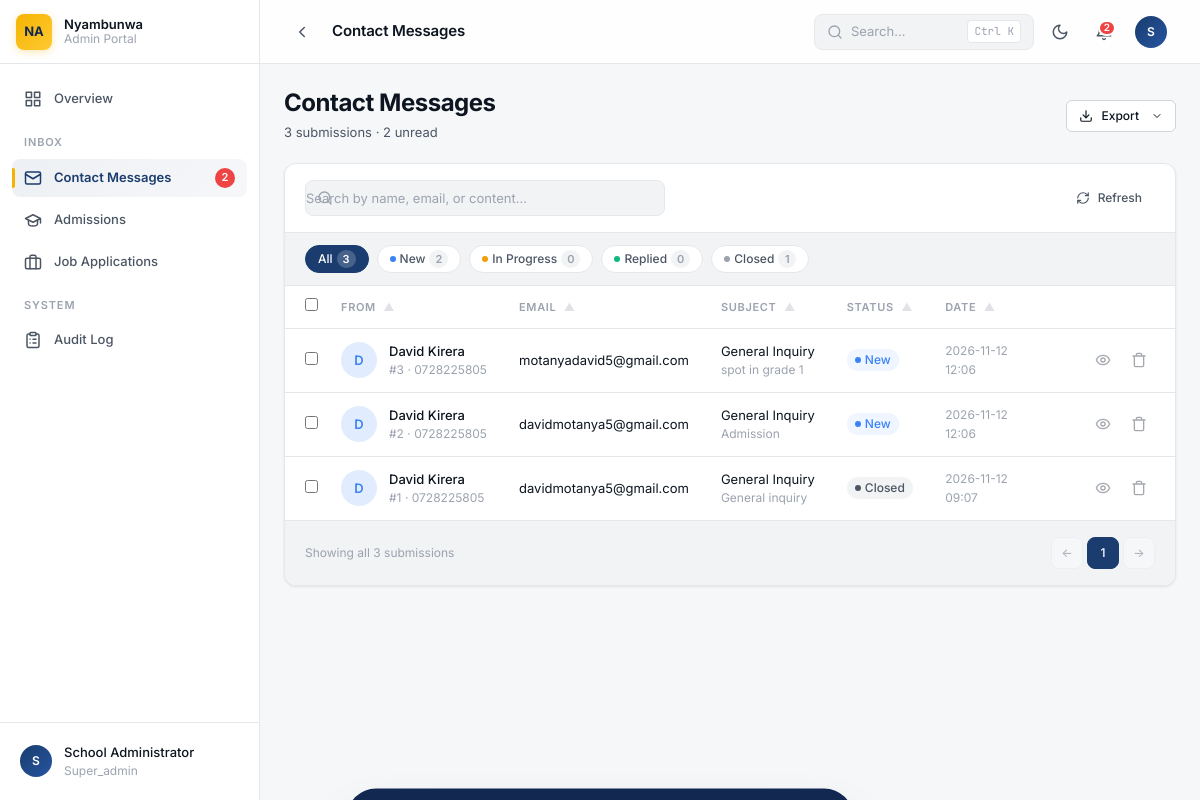
The page /admin/contacts (signed in) on the database its author committed.
### tables this page shows
CREATE TABLE contacts (
            id INTEGER PRIMARY KEY AUTOINCREMENT,
            name TEXT NOT NULL,
            email TEXT NOT NULL,
            phone TEXT,
            subject TEXT,
            message TEXT NOT NULL,
            status TEXT DEFAULT 'New',
            notes TEXT,
            created_at TIMESTAMP DEFAULT CURRENT_TIMESTAMP,
            updated_at TIMESTAMP DEFAULT CURRENT_TIMESTAMP
        );

### app.py (the view)
@app.route('/admin/<submission_type>')
@login_required
def view_submissions(submission_type):
    if submission_type not in ['contacts', 'admissions', 'careers']:
        return redirect(url_for('dashboard'))
    status_filter = request.args.get('status', 'All')
    submissions = get_all_submissions(submission_type, status_filter)
    stats = get_stats()
    type_labels = {
        'contacts': 'Contact Messages',
        'admissions': 'Admissions',
        'careers': 'Job Applications'
    }
    return render_template('admin/inbox.html',
                         stats=stats,
                         submissions=submissions,
                         submission_type=submission_type,
                         type_label=type_labels[submission_type],
                         current_filter=status_filter)

### templates/admin/inbox.html (shortened to what this page needs)
{% extends "admin/base.html" %}
{% block page_title %}{{ type_label }}{% endblock %}
{% block extra_head %}
<link rel="stylesheet" href="{{ url_for('static', filename='css/admin/tables.css') }}">
{% endblock %}
{% block content %}
{% set total = submissions|length %}
{% set new_count = submissions|selectattr('status', 'equalto', 'New')|list|length %}
{% set in_progress_count = submissions|selectattr('status', 'equalto', 'In Progress')|list|length %}
{% set replied_count = submissions|selectattr('status', 'equalto', 'Replied')|list|length %}
{% set closed_count = submissions|selectattr('status', 'equalto', 'Closed')|list|length %}
<div class="page-header flex items-center justify-between" style="flex-wrap: wrap; gap: 1rem; margin-bottom: var(--space-5);">
    <div>
        <h1 class="page-title">{{ type_label }}</h1>
        <p class="page-subtitle">
            {% if total > 0 %}
                {{ total }} submission{{ '' if total == 1 else 's' }}
                {% if new_count > 0 %}&middot; {{ new_count }} unread{% endif %}
            {% else %}
                No submissions yet
            {% endif %}
        </p>
    </div>
    <div style="position: relative;">
        <button class="btn btn-secondary btn-sm" data-dropdown-trigger="export-dropdown">
            <svg width="14" height="14" viewBox="0 0 24 24" fill="none" stroke="currentColor" stroke-width="2" stroke-linecap="round" stroke-linejoin="round">
                <path d="M21 15v4a2 2 0 0 1-2 2H5a2 2 0 0 1-2-2v-4"/>
                <polyline points="7 10 12 15 17 10"/>
                <line x1="12" y1="15" x2="12" y2="3"/>
            </svg>
            Export
            <svg width="12" height="12" viewBox="0 0 24 24" fill="none" stroke="currentColor" stroke-width="2" stroke-linecap="round" stroke-linejoin="round" style="margin-left:4px;"><path d="m6 9 6 6 6-6"/></svg>
        </button>
    </div>
</div>
<div class="table-container">
    <div class="table-toolbar">
        <div class="table-toolbar__search">
            <input type="text" id="table-search" placeholder="Search by name, email, or content...">
        </div>
        <div class="table-toolbar__actions">
            <button class="btn btn-ghost btn-sm" id="refresh-btn" title="Refresh">
                <svg width="14" height="14" viewBox="0 0 24 24" fill="none" stroke="currentColor" stroke-width="2" stroke-linecap="round" stroke-linejoin="round">
                    <path d="M3 12a9 9 0 0 1 9-9 9.75 9.75 0 0 1 6.74 2.74L21 8"/>
                    <path d="M21 3v5h-5"/>
                    <path d="M21 12a9 9 0 0 1-9 9 9.75 9.75 0 0 1-6.74-2.74L3 16"/>
                    <path d="M8 16H3v5"/>
                </svg>
                Refresh
            </button>
        </div>
    </div>
    <div class="filter-pills">
        <a href="?status=All" class="filter-pill {% if current_filter == 'All' or not current_filter %}is-active{% endif %}">
            All <span class="filter-pill__count">{{ total }}</span>
        </a>
        <a href="?status=New" class="filter-pill {% if current_filter == 'New' %}is-active{% endif %}">
            <span class="badge-dot" style="background: var(--color-info); width: 6px; height: 6px; border-radius: 50%;"></span>
            New <span class="filter-pill__count">{{ new_count }}</span>
        </a>
        <a href="?status=In Progress" class="filter-pill {% if current_filter == 'In Progress' %}is-active{% endif %}">
            <span class="badge-dot" style="background: var(--color-warning); width: 6px; height: 6px; border-radius: 50%;"></span>
            In Progress <span class="filter-pill__count">{{ in_progress_count }}</span>
        </a>
        <a href="?status=Replied" class="filter-pill {% if current_filter == 'Replied' %}is-active{% endif %}">
            <span class="badge-dot" style="background: var(--color-success); width: 6px; height: 6px; border-radius: 50%;"></span>
            Replied <span class="filter-pill__count">{{ replied_count }}</span>
        </a>
        <a href="?status=Closed" class="filter-pill {% if current_filter == 'Closed' %}is-active{% endif %}">
            <span class="badge-dot" style="background: var(--text-muted); width: 6px; height: 6px; border-radius: 50%;"></span>
            Closed <span class="filter-pill__count">{{ closed_count }}</span>
        </a>
    </div>
    {% if submissions %}
    <table class="data-table" id="inbox-table">
        <thead>
            <tr>
                <th class="col-checkbox">
                    <input type="checkbox" id="select-all" aria-label="Select all" title="Select all">
                </th>
                <th class="sortable" data-sort="name">
                    {% if submission_type == 'contacts' %}From{% elif submission_type == 'admissions' %}Parent{% else %}Applicant{% endif %}
                    <span class="sort-icon">▲</span>
                </th>
                <th class="col-email sortable" data-sort="email">
                    Email <span class="sort-icon">▲</span>
                </th>
                <th class="col-subject sortable" data-sort="subject">
                    {% if submission_type == 'contacts' %}Subject{% elif submission_type == 'admissions' %}Child / Grade{% else %}Position{% endif %}
                    <span class="sort-icon">▲</span>
                </th>
                <th class="sortable" data-sort="status">
                    Status <span class="sort-icon">▲</span>
                </th>
                <th class="col-date sortable" data-sort="created_at">
                    Date <span class="sort-icon">▲</span>
                </th>
                <th class="col-actions"></th>
            </tr>
        </thead>
        <tbody id="inbox-body">
            {% for s in submissions %}
            <tr data-id="{{ s.id }}" data-status="{{ s.status }}" class="inbox-row">
                <td class="col-checkbox">
                    <input type="checkbox" class="row-checkbox" value="{{ s.id }}" aria-label="Select submission #{{ s.id }}">
                </td>
                <td>
                    <div class="cell-person">
                        <div class="avatar avatar--{{ 'info' if submission_type == 'contacts' else ('warning' if submission_type == 'admissions' else 'success') }}">
                            {% set name = s.name if submission_type != 'admissions' else s.parent_name %}
                            {{ name[0]|upper if name else '?' }}
                        </div>
                        <div class="cell-person__content">
                            <div class="cell-person__name">{{ s.name if submission_type != 'admissions' else s.parent_name }}</div>
                            <div class="cell-person__meta">#{{ s.id }} &middot; {{ s.phone or 'No phone' }}</div>
                        </div>
                    </div>
                </td>
                <td class="col-email">
                    <div class="cell-person__name" style="font-weight: var(--font-regular);">{{ s.email }}</div>
                </td>
                <td class="col-subject">
                    <div class="cell-person__name" style="font-weight: var(--font-regular);">
                        {% if submission_type == 'contacts' %}
                            {{ s.subject or '—' }}
                        {% elif submission_type == 'admissions' %}
                            {{ s.child_name }} — {{ s.grade_applying }}
                        {% else %}
                            {{ s.position_applying or 'General Application' }}
                        {% endif %}
                    </div>
                    <div class="cell-person__meta">
                        {% if submission_type == 'contacts' %}
                            {{ s.message[:50] }}{% if s.message|length > 50 %}...{% endif %}
                        {% elif submission_type == 'admissions' %}
                            {{ (s.message or 'No additional notes')[:50] }}{% if s.message and s.message|length > 50 %}...{% endif %}
                        {% else %}
                            {{ s.cover_letter[:50] }}{% if s.cover_letter|length > 50 %}...{% endif %}
                        {% endif %}
                    </div>
                </td>
                <td>
                    <span class="badge badge-{{ 'info' if s.status == 'New' else ('warning' if s.status == 'In Progress' else ('success' if s.status == 'Replied' else 'neutral')) }}">
                        <span class="badge-dot"></span>
                        {{ s.status }}
                    </span>
                </td>
                <td class="col-date">
                    <span class="text-xs text-muted">{{ s.created_at[:16] }}</span>
                </td>
                <td class="col-actions">
                    <div class="cell-actions">
                        <a href="{{ url_for('view_message', submission_type=submission_type, submission_id=s.id) }}" class="row-action" title="View">
                            <svg viewBox="0 0 24 24" fill="none" stroke="currentColor" stroke-width="2" stroke-linecap="round" stroke-linejoin="round">
                                <path d="M2 12s3-7 10-7 10 7 10 7-3 7-10 7-10-7-10-7Z"/>
                                <circle cx="12" cy="12" r="3"/>
                            </svg>
                        </a>
                        <button class="row-action row-action--danger" data-delete="{{ s.id }}" title="Delete">
                            <svg viewBox="0 0 24 24" fill="none" stroke="currentColor" stroke-width="2" stroke-linecap="round" stroke-linejoin="round">
                                <path d="M3 6h18M19 6v14a2 2 0 0 1-2 2H7a2 2 0 0 1-2-2V6M8 6V4a2 2 0 0 1 2-2h4a2 2 0 0 1 2 2v2"/>
                            </svg>
                        </button>
                    </div>
                </td>
            </tr>
            {% endfor %}
        </tbody>
    </table>
    <div class="pagination">
        <div class="pagination__info">
            Showing all {{ total }} submission{{ '' if total == 1 else 's' }}
        </div>
        <div class="pagination__controls">
            <button class="pagination__btn" disabled>←</button>
            <button class="pagination__btn is-active">1</button>
            <button class="pagination__btn" disabled>→</button>
        </div>
    </div>
    {% endif %}
</div>
<div class="bulk-bar" id="bulk-bar">
</div>
{% endblock %}

### rows shown on the page
contacts: name "D", name "David Kirera", id "3", phone "0728225805", email "motanyadavid5@gmail.com", subject "General Inquiry", message "spot in grade 1", status "New", created_at "2026-11-12 12:06"
contacts: name "D", name "David Kirera", id "2", phone "0728225805", email "davidmotanya5@gmail.com", subject "General Inquiry", message "Admission", status "New", created_at "2026-11-12 12:06"
contacts: name "D", name "David Kirera", id "1", phone "0728225805", email "davidmotanya5@gmail.com", subject "General Inquiry", message "General inquiry", status "Closed", created_at "2026-11-12 09:07"

### other values the page prints
{{ stats.contacts_new }} "2"
{{ session.get('admin_full_name') or session.get('admin_username') }} "School Administrator"
{{ session.get('admin_role', 'admin') }} "Super_admin"
{{ type_label }} "Contact Messages"
{{ total_new if total_new < 10 else '9+' }} "2"
{{ total }} "3"
{{ '' if total == 1 else 's' }} "s"
{{ new_count }} "2"
{{ in_progress_count }} "0"
{{ replied_count }} "0"
{{ closed_count }} "1"
